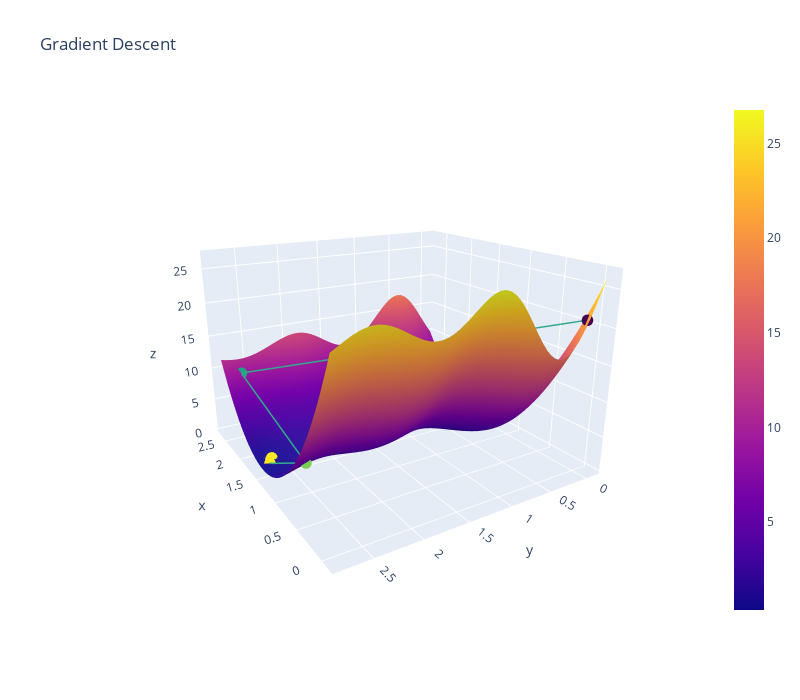

Write notebook code for a chart like this one.
### Code cell
# Run me to see another 3D plot (gradient descent with decaying alpha)
plot_3d(thetas_decay[:, 0], thetas_decay[:, 1], loss_decay, average_squared_loss, sin_model, x, y)
